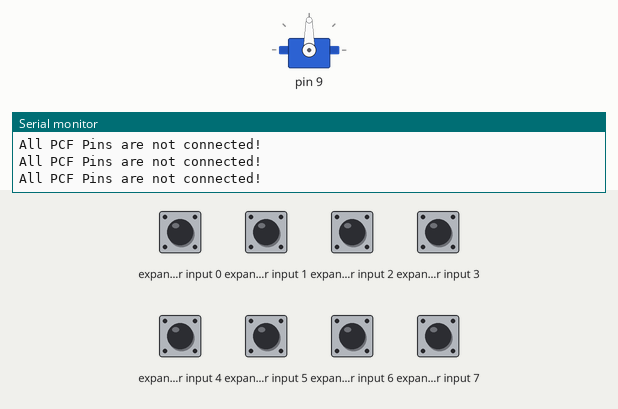
Recording of a sketch running on a simulated Arduino Nano, built with avr-gcc and run on an emulated ATmega328P. Parts: servo, the last lines printed to the serial monitor. Wiring (inferred from the names in the program): PCF8574 port expander at I2C address 0x38. The inputs (shaded band) are chosen by the test bench; at power-on: expander input 0–7 HIGH.

Above: at 1.3 s.
1.4 s: expander input 4 pulled LOW for 0.6 s
At 1.82 s:
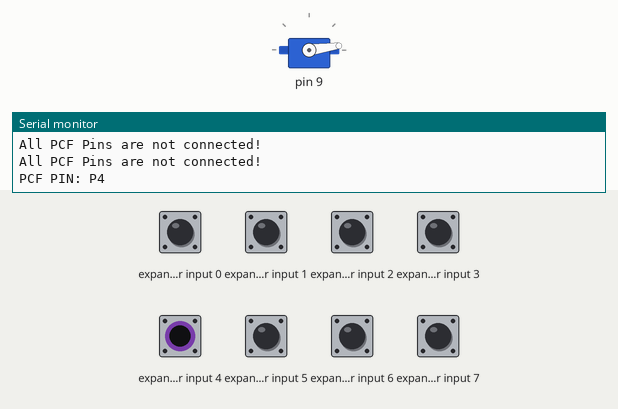
4.4 s: expander input 5 pulled LOW for 0.6 s
At 9.8 s:
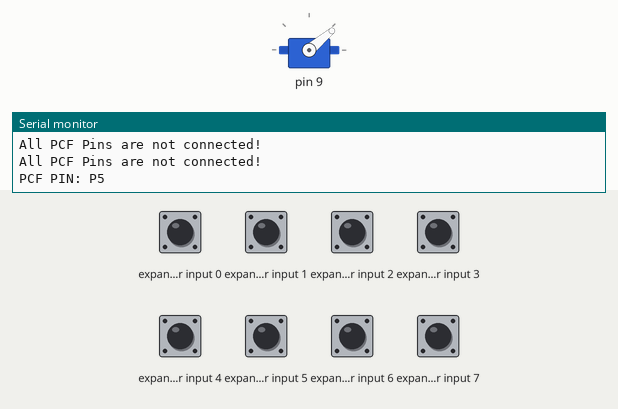
Timing chart, 0 to 11.3 s (numbered marks = the images above; inputs shaded):
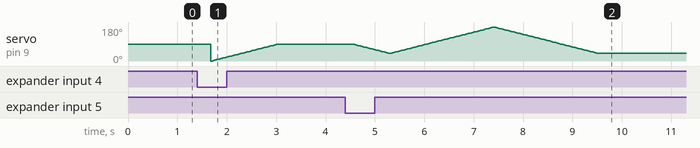

The sketch:

PCF8574_Servo_SerialMonitor.ino
```cpp
/**
 * Demo: setzt den Servo in Bewegung, wenn P4 oder P5 des Expanders mit GND verbunden sind.
 *
 * Baustein: PCF8574 IO Erweiterungskarte I/O I2C-Bus Modul Leichtbau Expansion Board TE255
 * The PCF8574 IO Expansion Board is an 8-bit remote I / O expander for I2C bus.
 * See also: http://www.nxp.com/documents/data_sheet/PCF8574.pdf
 *
 * Addressing:
 * Device Address (slave address): 0
 *   7 bits: b0111AAA): 0x38 (if A2-A0 => b000)
 *
 * I2C am Arduino Nano:
 * VCC  -  5V
 * GND  -  GND
 * SDA  -  A4
 * SCL  -  A5
 *
 * Created: 2016/06/28 Frank
 */

#include <Wire.h>
#include <Servo.h>

// ===================================================================
// Global variables
// ===================================================================

Servo servos[1];
int address = 0x38;    // 0x38 = Address Bits A2-A0: b000
int error = 0;         // error code
uint8_t data = 0;      // 0xFF = alle PINs HIGH; 0xEF = P0 ist mit GND verbunden

// ===================================================================
// Servo tool functions
// ===================================================================

// merke letzte Position
int pos;

void servo_test(Servo* myservo, int min = 40, int max = 140 ) {

  for(pos = min; pos < max; pos += 1) {
    myservo->write(pos);
    delay(15);
  }
  for(pos = max; pos>=min; pos-=1) {
    myservo->write(pos);
    delay(15);
  }
}

void servo_start(Servo* myservo, int start = 90) {

  if ( pos < start ) {
    for(; pos < start; pos += 1) {
      myservo->write(pos);
      delay(15);
    }
  }
  if (pos > start) {
    for(; pos > start; pos-=1) {
      myservo->write(pos);
      delay(15);
    }
  }
}

// ===================================================================
// Arduino Setup
// ===================================================================

void setup()
{
  Serial.begin(9600);
  Serial.println("Using: PCF8574");
  Serial.println("https://www.arduino.cc/en/Reference/Wire");
  Serial.println("http://www.nxp.com/documents/data_sheet/PCF8574.pdf");
  Serial.println("Serial Monitoring is started.");
  Serial.println("Entering setup()-Function.");
  Serial.print("Current Date is: ");
  Serial.println(__DATE__);

  // initialize i2c bus
  Wire.begin(); // join i2c bus (address optional for master)

  // initialize servos
  servos[0].attach(9);
}

// ===================================================================
// Arduino Loop
// ===================================================================

void loop()
{
  Wire.beginTransmission(address); // Beginne mit der Datenübertragung für Gerät (0x38)
                                // device address is specified in datasheet
  Wire.requestFrom(address, 1);
  if ( !Wire.available() ) {
#if defined(SERIAL_DEBUG)
    Serial.print("Wire available: ");
    Serial.print(address, HEX);
    Serial.println(" [ERROR]");
#endif
  }

  data = Wire.read();
#if defined(SERIAL_DEBUG)
  Serial.print("Debug data: ");
  Serial.println(data, HEX);
#endif

  switch(data) {
  case 0xFF:
    Serial.println("All PCF Pins are not connected!");
    break;
  case 0xFE:
    Serial.println("PCF PIN: P0");
    break;
  case 0xFD:
    Serial.println("PCF PIN: P1");
    break;
  case 0xFB:
    Serial.println("PCF PIN: P2");
    break;
  case 0xF7:
    Serial.println("PCF PIN: P3");
    break;
  case 0xEF:
    Serial.println("PCF PIN: P4");
    servo_start(&servos[0]);
    break;
  case 0xDF:
    Serial.println("PCF PIN: P5");
    servo_start(&servos[0], 40);
    servo_test(&servos[0], 40, 180);
    break;
  case 0xBF:
    Serial.println("PCF PIN: P6");
    break;
  case 0x7F:
    Serial.println("PCF PIN: P7");
    break;
  }

  error = Wire.endTransmission();     // stop transmitting
  if ( error != 0 ) {
    Serial.print("  Wire.endTransmission(): ");
    Serial.println(error);
  }

  delay(500);
}
```
